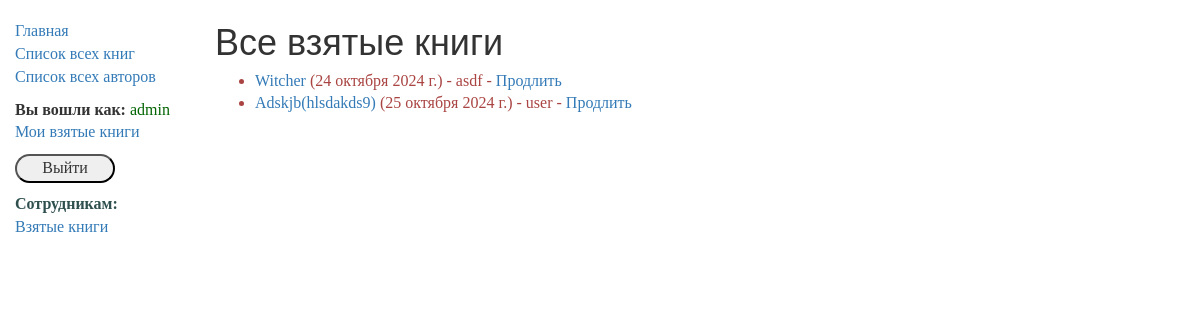
/catalog/borrowed/ (signed in), run on an earlier commit of the app's database.
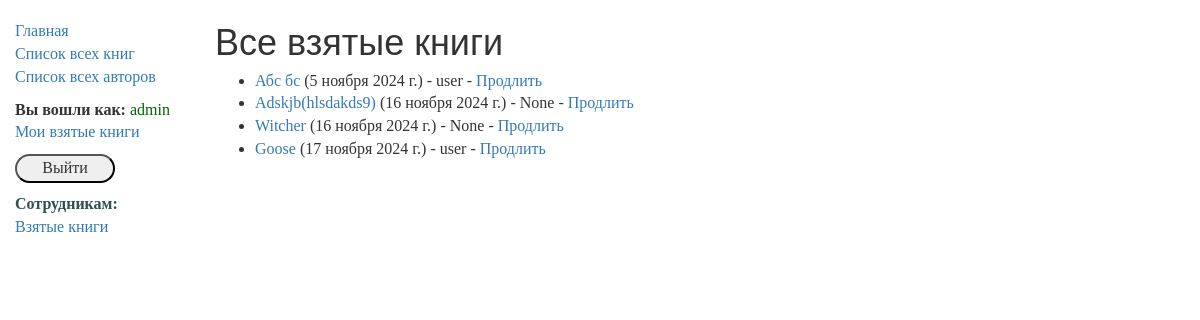
And on a later commit of the database.
### catalog/models.py (models this page shows, shortened)
class BookInstance(models.Model):
    id = models.UUIDField(primary_key=True, default=uuid.uuid4,
                          help_text="Unique ID for this particular book across the whole library")
    book = models.ForeignKey('Book', on_delete=models.SET_NULL, null=True)
    imprint = models.CharField(max_length=200)
    due_back = models.DateField(null=True, blank=True)
    LOAN_STATUS = (
        ('m', 'Maintenance'),
        ('o', 'On loan'),
        ('a', 'Available'),
        ('r', 'Reserved')
    )
    borrower = models.ForeignKey(User,on_delete=models.SET_NULL, null=True, blank=True)
    @property
    def is_overdue(self):
        if self.due_back and date.today() > self.due_back:
            return True
        return False
    status = models.CharField(max_length=1, choices=LOAN_STATUS, blank=True, default='m',
                              help_text="Book availability")
    class Meta:
        ordering = ['due_back']
        permissions = (("can_mark_returned", "Set book as returned"),)

class Book(models.Model):
    title = models.CharField(max_length=200)
    author = models.ForeignKey('Author', on_delete=models.SET_NULL, null=True)
    summary = models.TextField(max_length=1000, help_text="Enter a brief description of the book")
    isbn = models.CharField('ISBN', max_length=13, help_text='13 Character <a href="https://www.isbn-international.org/content/what-isbn">ISBN number</a>')
    genre = models.ManyToManyField(Genre, help_text="Select a genre for this book")
    def display_genre(self):
        return ','.join([ genre.name for genre in self.genre.all()[:3]])
    display_genre.short_description = 'Genre'

### catalog/views.py (the view)
class BorrowedBooksListView(PermissionRequiredMixin, ListView):
    model = BookInstance
    template_name = 'catalog/borrowed_books_list.html'
    context_name = 'all-borrowed'
    permission_required = 'catalog.can_mark_returned'
    def get_queryset(self):
        return BookInstance.objects.filter(status__exact='o').order_by('due_back')

### catalog/templates/catalog/borrowed_books_list.html
{% extends "base_generic.html" %}
{% block content %}
    <h1>Все взятые книги</h1>
    {% if bookinstance_list %}
    <ul>
      {% for bookinst in bookinstance_list %}
      <li class="{% if bookinst.is_overdue %}text-danger{% endif %}">
        <a href="{% url 'book-detail' bookinst.book.pk %}">{{bookinst.book.title}}</a> ({{ bookinst.due_back }}) {% if user.is_staff %}- {{ bookinst.borrower }}{% endif %} {% if perms.catalog.can_mark_returned %}- <a href="{% url 'renew-book-librarian' bookinst.id %}">Продлить</a>  {% endif %}
      </li>
      {% endfor %}
    </ul>
    {% else %}
      <p>Книги не взяты.</p>
    {% endif %}
{% endblock %}

### catalog/templates/base_generic.html (shortened to what this page needs)
<!doctype html>
<html lang="en">
  <head>
    <link
      rel="stylesheet"
      href="https://maxcdn.bootstrapcdn.com/bootstrap/3.3.7/css/bootstrap.min.css" />
    {% load static %}
    <link rel="stylesheet" href="{% static 'css/styles.css' %}" />
  </head>
  <body>
    <div class="container-fluid">
      <div class="row">
        <div class="col-sm-2">
          {% block sidebar %}
            <ul class="sidebar-nav">
              <li><a href="{% url 'index' %}">Главная</a></li>
              <li><a href="{% url 'books' %}">Список всех книг</a></li>
              <li><a href="{% url 'authors' %}">Список всех авторов</a></li>
               {% if user.is_authenticated %}
                <li class="user">Вы вошли как: <span>{{ user.get_username }}</span></li>
        <li><a href="{% url 'my-borrowed' %}">Мои взятые книги</a></li>
                <li>
         <form method="post" action="{% url 'logout'%}">
             <button>Выйти</button>
</form>
     </li>
   {% else %}
     <li> <form method="post" action="{% url 'login'%}?next={{request.path}}">
    {% csrf_token %}
             <button>Войти</button>
</form>
     </li>
   {% endif %}
                 {% if request.user.is_staff %}
                <li class="staff">Сотрудникам:</li>
                <li><a href="{% url 'all-borrowed' %}">Взятые книги</a></li>
                {% endif %}
  </ul>
          {% endblock %}
        </div>
        <div class="col-sm-10 ">{% block content %} {% endblock %}</div>
      </div>
    </div>
  </body>
</html>

### catalog/static/css/styles.css (style rules this page uses)
.sidebar-nav { margin-top: 20px; padding: 0; list-style: none; }
ul > li { font-family: "Times New Roman"; font-size: 16px; }
.user { margin: 10px 0 0 0; font-size: 16px; font-weight: 600; }
.user > span { color: darkgreen; font-family: "Comic Sans MS"; font-weight: 400; }
form > button { width: 100px; border-radius: 15px; font-family: "Comic Sans MS"; }
.staff { margin: 10px 0 0 0; font-size: 16px; color: darkslategray; font-weight: 600; }
form > button { margin: 10px 0 0 0; }

What changed in the data, as far as the page shows it:
added BookInstance: book "Абс бс", due_back "5 ноября 2024 г.", borrower "user"
changed BookInstance "Adskjb(hlsdakds9)": due_back "25 октября 2024 г." → "16 ноября 2024 г."; borrower "user" → "None"; moves up the list
changed BookInstance "Witcher": due_back "24 октября 2024 г." → "16 ноября 2024 г."; borrower "asdf" → "None"
added BookInstance: book "Goose", due_back "17 ноября 2024 г.", borrower "user"
